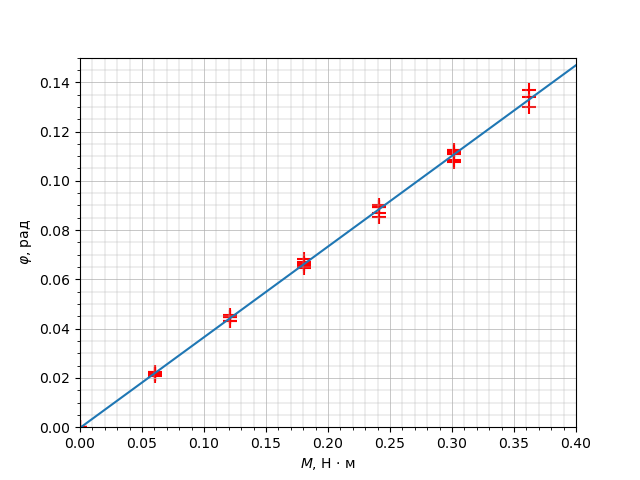

Write the Python code that produced this figure.
from matplotlib import pyplot as plt
import numpy as np
from scipy.optimize import curve_fit


def linear_func(x, a, b):
    return a * x + b

def lsm(x, y): 
    params, covariance = curve_fit(linear_func, x, y)
    xs = np.linspace(0, 2 * max(x), 1000)
    ys = linear_func(xs, params[0], params[1])
    a, b = params
    da, db = np.sqrt(np.diag(covariance))
    return xs, ys, a, b, da, db

data = np.array([[0, 0, 0, 0],
            [150, 2.9, 2.7, 2.8],
            [300, 5.6, 5.8, 5.6],
            [450, 8.9, 8.5, 8.4],
            [600, 11.7, 11.1, 11.3],
            [750, 14.4, 14.1, 14.0],
            [900, 16.9, 17.4, 17.8],
            [750, 14.6, 14.5, 14.6],
            [600, 11.6, 11.6, 11.6],
            [450, 8.6, 8.7, 8.6],
            [300, 5.8, 5.8, 5.9],
            [150, 2.9, 2.8, 2.8],
            [0, 0, 0, 0]])


M = (np.concatenate((data[:, 0], data[:, 0],data[:, 0])) + 0) * 1e-3 * 9.81 * 4.1 * 1e-2
phi = np.concatenate((data[:, 1], data[:, 2], data[:, 3])) * 1e-2 / 1.3

plt.scatter(M, phi, marker='+', s=100, color='red')

x, y, a, b, da, db = lsm(M, phi)
plt.plot(x, y)
print(a, da)

plt.grid(True, which='major', linestyle='-', linewidth=0.5)
plt.grid(True, which='minor', linestyle='-', linewidth=0.3)

plt.minorticks_on()

plt.xlim(0, 0.4)
plt.ylim(0, 0.15)

plt.xlabel('$M$, Н $\cdot$ м')
plt.ylabel(r'$\varphi$, рад')

plt.show()
